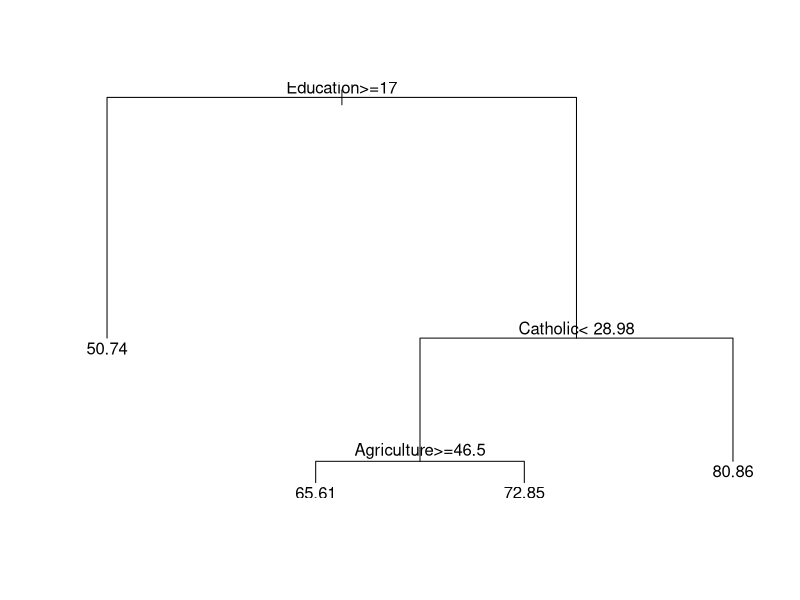

Recreate this plot in R.
require(rpart)
swiss_rpart <- rpart(Fertility ~ Agriculture + Education + Catholic, data = swiss)
plot(swiss_rpart)
text(swiss_rpart)
